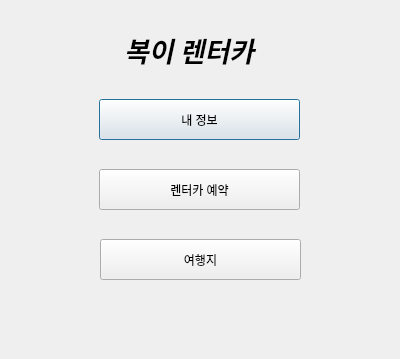
<?xml version="1.0" encoding="UTF-8"?>
<ui version="4.0">
 <class>mainpage</class>
 <widget class="QDialog" name="mainpage">
  <property name="geometry">
   <rect>
    <x>0</x>
    <y>0</y>
    <width>400</width>
    <height>359</height>
   </rect>
  </property>
  <property name="windowTitle">
   <string>Dialog</string>
  </property>
  <widget class="QLabel" name="label">
   <property name="geometry">
    <rect>
     <x>124</x>
     <y>9</y>
     <width>151</width>
     <height>81</height>
    </rect>
   </property>
   <property name="font">
    <font>
     <family>Waree</family>
     <pointsize>20</pointsize>
     <weight>75</weight>
     <italic>true</italic>
     <bold>true</bold>
    </font>
   </property>
   <property name="text">
    <string>복이 렌터카</string>
   </property>
  </widget>
  <widget class="QPushButton" name="info">
   <property name="geometry">
    <rect>
     <x>99</x>
     <y>99</y>
     <width>201</width>
     <height>41</height>
    </rect>
   </property>
   <property name="text">
    <string>내 정보</string>
   </property>
  </widget>
  <widget class="QPushButton" name="rental">
   <property name="geometry">
    <rect>
     <x>99</x>
     <y>169</y>
     <width>201</width>
     <height>41</height>
    </rect>
   </property>
   <property name="text">
    <string>렌터카 예약</string>
   </property>
  </widget>
  <widget class="QPushButton" name="visit">
   <property name="geometry">
    <rect>
     <x>100</x>
     <y>239</y>
     <width>201</width>
     <height>41</height>
    </rect>
   </property>
   <property name="text">
    <string>여행지</string>
   </property>
  </widget>
 </widget>
 <resources/>
 <connections/>
</ui>
